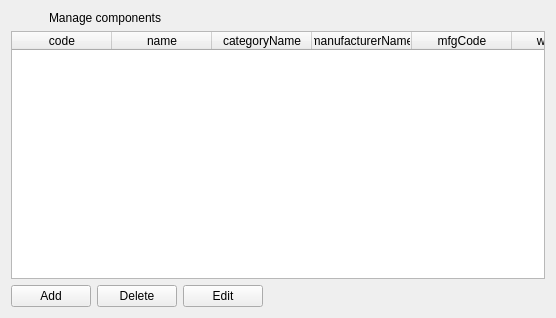
<?xml version="1.0" encoding="UTF-8"?>
<ui version="4.0">
 <class>components_form</class>
 <widget class="QWidget" name="components_form">
  <property name="geometry">
   <rect>
    <x>0</x>
    <y>0</y>
    <width>556</width>
    <height>318</height>
   </rect>
  </property>
  <property name="windowTitle">
   <string>Components</string>
  </property>
  <layout class="QGridLayout" name="gridLayout">
   <item row="4" column="0">
    <layout class="QHBoxLayout" name="horizontalLayout">
     <item>
      <widget class="QPushButton" name="add">
       <property name="text">
        <string>Add</string>
       </property>
       <property name="form" stdset="0">
        <string notr="true">component_add</string>
       </property>
       <property name="global.id" stdset="0">
        <string notr="true">{component.id}</string>
       </property>
       <property name="global.componentState" stdset="0">
        <string notr="true">{component.state}</string>
       </property>
      </widget>
     </item>
     <item>
      <widget class="QPushButton" name="delete_2">
       <property name="text">
        <string>Delete</string>
       </property>
       <property name="doctype" stdset="0">
        <string notr="true">Component.simpleform</string>
       </property>
       <property name="rootelement" stdset="0">
        <string notr="true">component</string>
       </property>
       <property name="action" stdset="0">
        <string notr="true">delete</string>
       </property>
       <property name="form" stdset="0">
        <string notr="true">components</string>
       </property>
       <property name="id" stdset="0">
        <string>{component.id}</string>
       </property>
       <property name="global.componentState" stdset="0">
        <string notr="true">{component.state}</string>
       </property>
      </widget>
     </item>
     <item>
      <widget class="QPushButton" name="edit">
       <property name="text">
        <string>Edit</string>
       </property>
       <property name="form" stdset="0">
        <string notr="true">component_edit</string>
       </property>
       <property name="global.id" stdset="0">
        <string notr="true">{component.id}</string>
       </property>
       <property name="global.componentState" stdset="0">
        <string notr="true">{component.state}</string>
       </property>
      </widget>
     </item>
     <item>
      <spacer name="horizontalSpacer_2">
       <property name="orientation">
        <enum>Qt::Horizontal</enum>
       </property>
       <property name="sizeHint" stdset="0">
        <size>
         <width>40</width>
         <height>20</height>
        </size>
       </property>
      </spacer>
     </item>
    </layout>
   </item>
   <item row="1" column="0">
    <widget class="QTableWidget" name="component">
     <property name="horizontalScrollBarPolicy">
      <enum>Qt::ScrollBarAlwaysOff</enum>
     </property>
     <property name="alternatingRowColors">
      <bool>true</bool>
     </property>
     <property name="selectionMode">
      <enum>QAbstractItemView::SingleSelection</enum>
     </property>
     <property name="selectionBehavior">
      <enum>QAbstractItemView::SelectRows</enum>
     </property>
     <property name="showGrid">
      <bool>true</bool>
     </property>
     <property name="gridStyle">
      <enum>Qt::DotLine</enum>
     </property>
     <property name="sortingEnabled">
      <bool>true</bool>
     </property>
     <property name="doctype" stdset="0">
      <string notr="true">ComponentListRequest.simpleform</string>
     </property>
     <property name="rootelement" stdset="0">
      <string notr="true">component</string>
     </property>
     <property name="state" stdset="0">
      <string notr="true">{global.componentState}</string>
     </property>
     <property name="action" stdset="0">
      <string notr="true">read</string>
     </property>
     <attribute name="horizontalHeaderShowSortIndicator" stdset="0">
      <bool>true</bool>
     </attribute>
     <attribute name="verticalHeaderStretchLastSection">
      <bool>false</bool>
     </attribute>
     <column>
      <property name="text">
       <string>code</string>
      </property>
     </column>
     <column>
      <property name="text">
       <string>name</string>
      </property>
     </column>
     <column>
      <property name="text">
       <string>categoryName</string>
      </property>
     </column>
     <column>
      <property name="text">
       <string>manufacturerName</string>
      </property>
     </column>
     <column>
      <property name="text">
       <string>mfgCode</string>
      </property>
     </column>
     <column>
      <property name="text">
       <string>webPage</string>
      </property>
     </column>
     <column>
      <property name="text">
       <string>description</string>
      </property>
     </column>
     <column>
      <property name="text">
       <string>price</string>
      </property>
     </column>
    </widget>
   </item>
   <item row="0" column="0">
    <layout class="QHBoxLayout" name="horizontalLayout_2">
     <item>
      <widget class="QLabel" name="label_2">
       <property name="maximumSize">
        <size>
         <width>32</width>
         <height>32</height>
        </size>
       </property>
       <property name="text">
        <string/>
       </property>
       <property name="pixmap">
        <pixmap resource="../qtclient.qrc">:/images/bricks.png</pixmap>
       </property>
      </widget>
     </item>
     <item>
      <widget class="QLabel" name="label">
       <property name="text">
        <string>Manage components</string>
       </property>
      </widget>
     </item>
    </layout>
   </item>
  </layout>
 </widget>
 <tabstops>
  <tabstop>component</tabstop>
  <tabstop>add</tabstop>
  <tabstop>delete_2</tabstop>
  <tabstop>edit</tabstop>
 </tabstops>
 <resources>
  <include location="../qtclient.qrc"/>
  <include location="../qtclient.qrc"/>
 </resources>
 <connections>
  <connection>
   <sender>component</sender>
   <signal>cellDoubleClicked(int,int)</signal>
   <receiver>edit</receiver>
   <slot>click()</slot>
   <hints>
    <hint type="sourcelabel">
     <x>194</x>
     <y>197</y>
    </hint>
    <hint type="destinationlabel">
     <x>207</x>
     <y>294</y>
    </hint>
   </hints>
  </connection>
 </connections>
</ui>
